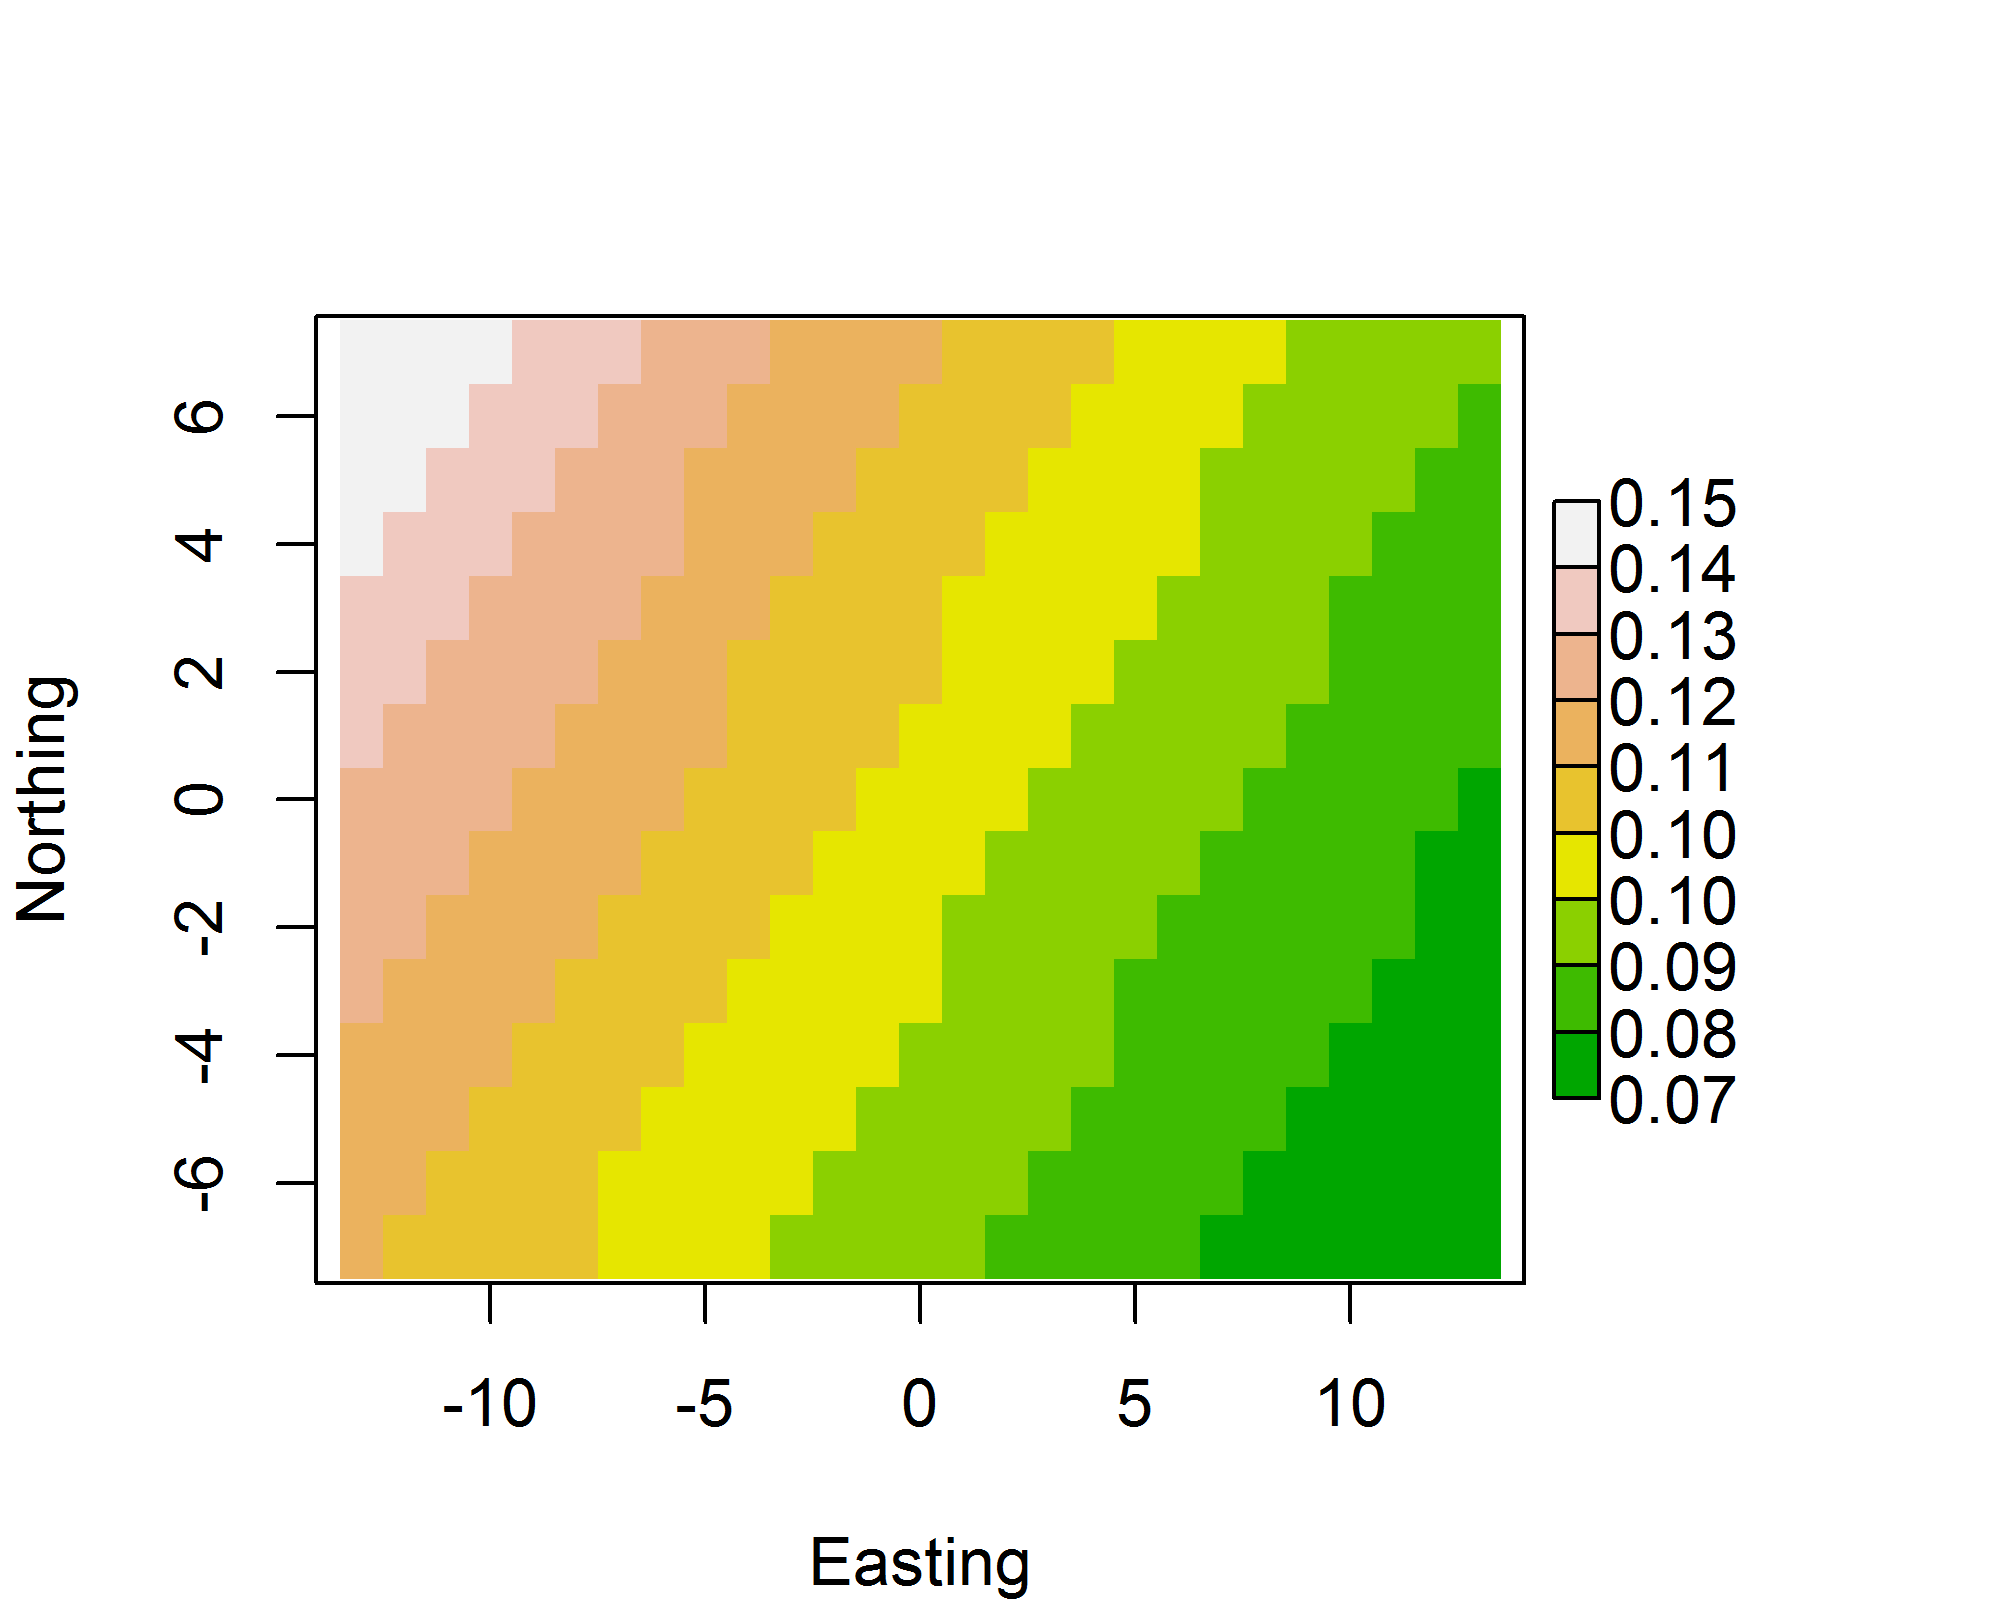

Source code (R):

library(scrbook)
data(mallard)

mallard<-list(bandings=mallard$bandings,recoveries=mallard$recoveries,locs=mallard$locs)


sink("model.txt")
cat("
model {
 for(t in 1:5){
    for (i in 1:nobs){
       y[i,t] ~ dbin(p[i,t], B[i,t])
       logit(p[i,t]) <- beta0[t] + beta1*X[i,1] + beta2*X[i,2] + beta3*X[i,1]*X[i,2]
     }
}
	beta1~dnorm(0,.001)
	beta2~dnorm(0,.001)
	beta3~dnorm(0,.001)
	for(t in 1:5){
 	beta0[t] ~ dnorm(0,.001)  
 }
}
",fill=TRUE)
sink()

library("R2WinBUGS")

data <- list(B=mallard$bandings, y=mallard$recoveries,
X=mallard$locs,nobs=nrow(mallard$locs))
inits <- 	function(){
list(beta0=rnorm(5),beta1=0,beta2=0,beta3=0)
}
parms <- list('beta0','beta1','beta2','beta3')
out <- bugs(data,inits, parms,"model.txt",n.chains=3,
 					n.iter=2000,n.burnin=1000,
					n.thin=2, debug=TRUE)


### now run to get estimates of p at each grid cell
### and make a nice image plot

parms <- list('beta0','beta1','beta2','beta3','p')
out2 <- bugs(data,inits, parms,"model.txt",n.chains=3,
 					n.iter=2000,n.burnin=1000,
					n.thin=2, debug=FALSE)

pbar<-apply(out2$sims.list$p,2,mean)
ux<-unique(mallard$locs[,1])
uy<-unique(mallard$locs[,2])
X<-mallard$locs
par(mfrow=c(2,1))
odx<-order(X[,1],X[,2])
I<-matrix(pbar[odx],nrow=length(uy),ncol=length(ux))

png("mallard_gradient.png",width=5,height=3.5, units="in", res=400)
par(mfrow=c(1,1),mar=c(4,4,4,6))
plot(X,pch=" ",ylab="Northing",xlab="Easting")
image(ux,uy,t(I),col=terrain.colors(10),add=TRUE)
image.scale(I,col=terrain.colors(10))
dev.off()